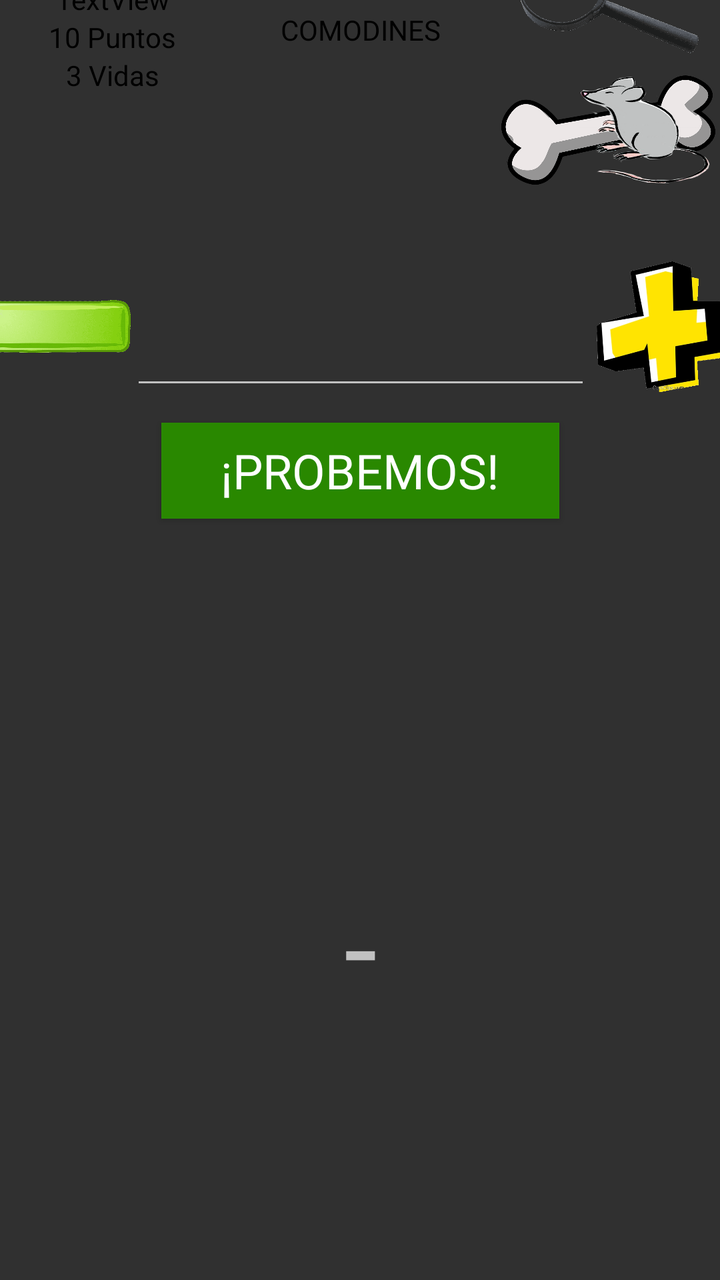
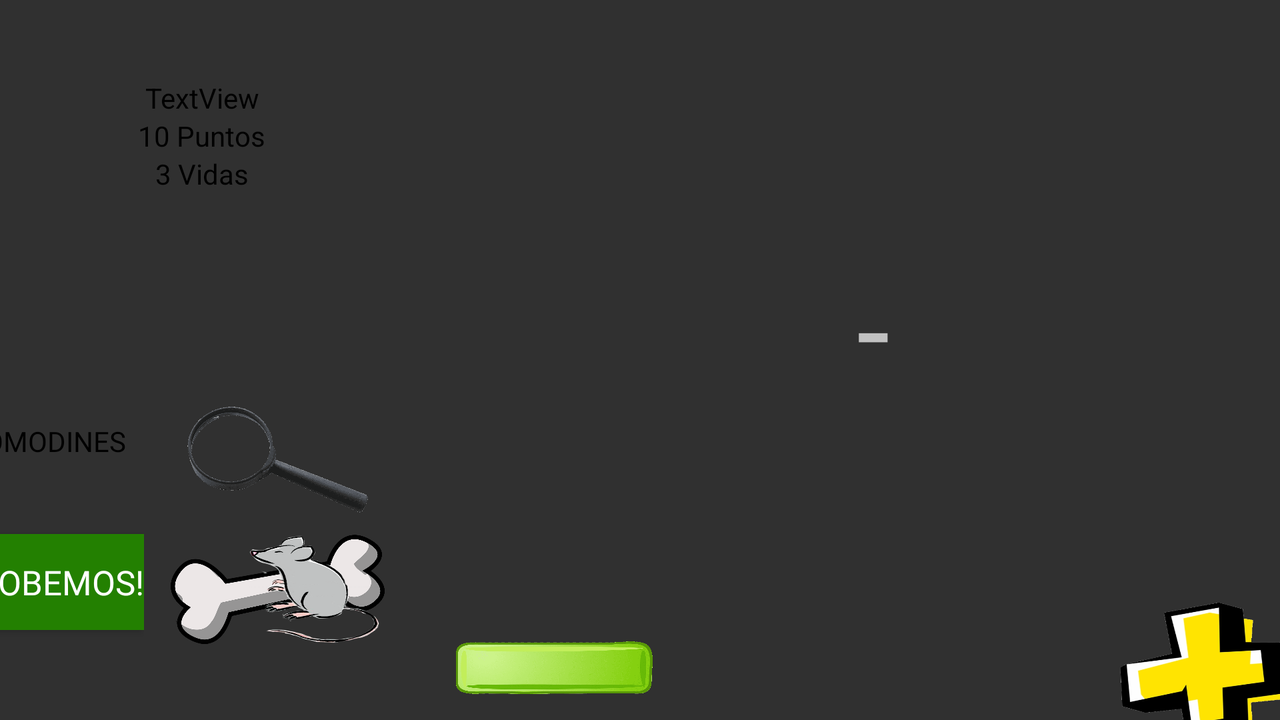

The same Android screen from two of the app's own layout files: first res/layout/ as a phone draws it, then the repository's variant for another configuration, drawn on a device whose configuration selects that folder. Both files follow.
<!-- AndroidManifest.xml: application theme AppTheme -->
<!-- res/layout/activity_game_screen.xml -->
<?xml version="1.0" encoding="utf-8"?>
<androidx.constraintlayout.widget.ConstraintLayout xmlns:android="http://schemas.android.com/apk/res/android"
    xmlns:app="http://schemas.android.com/apk/res-auto"
    xmlns:tools="http://schemas.android.com/tools"
    android:id="@+id/root_layout"
    android:background="@drawable/gradient_animation"
    android:layout_width="match_parent"
    android:layout_height="match_parent"
    tools:context=".GameScreen">


    <LinearLayout
        android:layout_width="382dp"
        android:layout_height="715dp"
        android:layout_margin="30dp"
        android:background="#00FFFFFF"
        android:orientation="vertical"
        app:layout_constraintBottom_toBottomOf="parent"
        app:layout_constraintEnd_toEndOf="parent"
        app:layout_constraintStart_toStartOf="parent"
        app:layout_constraintTop_toTopOf="parent">

        <LinearLayout
            android:layout_width="match_parent"
            android:layout_height="141dp"
            android:orientation="horizontal">

            <LinearLayout
                android:layout_width="134dp"
                android:layout_height="match_parent"
                android:gravity="center"
                android:orientation="vertical">

                <TextView
                    android:id="@+id/textViewNombre"
                    android:layout_width="match_parent"
                    android:layout_height="wrap_content"
                    android:text="TextView"
                    android:textAlignment="center"
                    android:textColor="#000000" />

                <TextView
                    android:id="@+id/textViewPoints"
                    android:layout_width="wrap_content"
                    android:layout_height="wrap_content"
                    android:textColor="#000000"
                    tools:text="10 Puntos" />

                <TextView
                    android:id="@+id/textViewLives"
                    android:layout_width="wrap_content"
                    android:layout_height="wrap_content"
                    android:textColor="#000000"
                    tools:text="3 Vidas" />

                <ImageButton
                    android:id="@+id/imageButtonCorazones"
                    android:layout_width="match_parent"
                    android:layout_height="30dp"
                    android:background="#00FFFFFF"
                    android:scaleType="centerInside"
                    app:srcCompat="@android:drawable/menuitem_background" />

            </LinearLayout>

            <LinearLayout
                android:layout_width="248dp"
                android:layout_height="match_parent"
                android:orientation="horizontal">

                <LinearLayout
                    android:layout_width="114dp"
                    android:layout_height="match_parent"
                    android:gravity="center"
                    android:orientation="vertical">

                    <TextView
                        android:id="@+id/textView2"
                        android:layout_width="match_parent"
                        android:layout_height="wrap_content"
                        android:fontFamily="@font/fontdiner_swanky"
                        android:text="COMODINES"
                        android:textAlignment="center"
                        android:textColor="#000000" />

                    <ImageButton
                        android:id="@+id/imageViewComodines"
                        android:layout_width="match_parent"
                        android:layout_height="37dp"
                        android:background="#00FFFFFF"
                        android:scaleType="centerInside"
                        app:srcCompat="?attr/actionBarItemBackground" />

                </LinearLayout>

                <LinearLayout
                    android:layout_width="134dp"
                    android:layout_height="match_parent"
                    android:gravity="center|center_horizontal|center_vertical"
                    android:orientation="vertical">

                    <ImageButton
                        android:id="@+id/imageButtonClarify"
                        android:layout_width="107dp"
                        android:layout_height="63dp"
                        android:background="#00FFFFFF"
                        android:scaleType="centerInside"
                        app:srcCompat="@drawable/reveal" />

                    <ImageButton
                        android:id="@+id/imageButtonNewOne"
                        android:layout_width="107dp"
                        android:layout_height="65dp"
                        android:background="#00FFFFFF"
                        android:scaleType="centerInside"
                        app:srcCompat="@drawable/change" />

                </LinearLayout>
            </LinearLayout>

        </LinearLayout>

        <LinearLayout
            android:layout_width="match_parent"
            android:layout_height="167dp"
            android:gravity="center"
            android:orientation="vertical">

            <LinearLayout
                android:layout_width="match_parent"
                android:layout_height="96dp"
                android:gravity="center"
                android:orientation="horizontal">

                <ImageButton
                    android:id="@+id/imageButtonMinus"
                    android:layout_width="10dp"
                    android:layout_height="39dp"
                    android:layout_weight="1"
                    android:background="@drawable/minus"
                    app:srcCompat="@android:drawable/list_selector_background" />

                <EditText
                    android:id="@+id/resultInput"
                    android:layout_width="230dp"
                    android:layout_height="73dp"
                    android:inputType="number"
                    android:textAlignment="center"
                    android:textColor="#000000"
                    android:textSize="24sp" />

                <ImageButton
                    android:id="@+id/imageButtonPlus"
                    android:layout_width="10dp"
                    android:layout_height="67dp"
                    android:layout_weight="1"
                    android:background="@drawable/plus"
                    app:srcCompat="@android:drawable/list_selector_background" />

            </LinearLayout>

            <Button
                android:id="@+id/buttonTry"
                android:layout_width="199dp"
                android:layout_height="wrap_content"
                android:background="#298800"
                android:fontFamily="@font/fontdiner_swanky"
                android:text="¡PROBEMOS!"
                android:textSize="24sp" />

        </LinearLayout>

        <LinearLayout
            android:layout_width="match_parent"
            android:layout_height="414dp"
            android:gravity="center"
            android:orientation="vertical">

            <ImageButton
                android:id="@+id/textViewA"
                android:layout_width="236dp"
                android:layout_height="145dp"
                android:background="#00FFFFFF"
                android:scaleType="centerInside"
                app:srcCompat="@android:drawable/menuitem_background" />

            <LinearLayout
                android:layout_width="362dp"
                android:layout_height="wrap_content"
                android:gravity="center"
                android:orientation="horizontal">

                <TextView
                    android:id="@+id/textViewShowA"
                    android:layout_width="114dp"
                    android:layout_height="wrap_content"
                    android:layout_weight="1"
                    android:textAlignment="center"
                    android:textSize="60sp" />

                <TextView
                    android:id="@+id/textViewOperator"
                    android:layout_width="114dp"
                    android:layout_height="wrap_content"
                    android:text="-"
                    android:textAlignment="center"
                    android:textSize="60sp" />

                <TextView
                    android:id="@+id/textViewShowB"
                    android:layout_width="114dp"
                    android:layout_height="wrap_content"
                    android:layout_weight="1"
                    android:textAlignment="center"
                    android:textSize="60sp" />
            </LinearLayout>

            <ImageButton
                android:id="@+id/textViewB"
                android:layout_width="240dp"
                android:layout_height="156dp"
                android:background="#00FFFFFF"
                android:scaleType="centerInside"
                app:srcCompat="?attr/actionBarItemBackground" />

        </LinearLayout>

    </LinearLayout>

</androidx.constraintlayout.widget.ConstraintLayout>
<!-- resources referenced by this layout -->
<resources>
  <!-- drawable change: png bitmap (drawable, 186439 bytes) -->
  <!-- drawable minus: png bitmap (drawable, 35392 bytes) -->
  <!-- drawable plus: png bitmap (drawable, 55252 bytes) -->
  <!-- drawable reveal: png bitmap (drawable, 20016 bytes) -->
  <style name="AppTheme" parent="Theme.AppCompat.NoActionBar">
          
          <item name="colorPrimary">@color/colorPrimary</item>
          <item name="colorPrimaryDark">@color/colorTransparent</item>
          <item name="colorAccent">@color/colorAccent</item>
      </style>
  <color name="colorPrimary">#6200EE</color>
  <color name="colorTransparent">#00FFFF</color>
  <color name="colorAccent">#03DAC5</color>
</resources>
<!-- res/layout-land/activity_game_screen.xml (the repository's variant of the layout above) -->
<!-- drawn on the phone turned sideways -->
<?xml version="1.0" encoding="utf-8"?>
<androidx.constraintlayout.widget.ConstraintLayout xmlns:android="http://schemas.android.com/apk/res/android"
    xmlns:app="http://schemas.android.com/apk/res-auto"
    xmlns:tools="http://schemas.android.com/tools"
    android:id="@+id/root_layout"
    android:background="@drawable/gradient_animation"
    android:layout_width="match_parent"
    android:layout_height="match_parent"
    tools:context=".GameScreen">


    <LinearLayout
        android:layout_width="681dp"
        android:layout_height="358dp"
        android:layout_margin="30dp"
        android:background="#00FFFFFF"
        app:layout_constraintBottom_toBottomOf="parent"
        app:layout_constraintEnd_toEndOf="parent"
        app:layout_constraintHorizontal_bias="0.558"
        app:layout_constraintStart_toStartOf="parent"
        app:layout_constraintTop_toTopOf="parent"
        app:layout_constraintVertical_bias="0.0">

        <LinearLayout
            android:layout_width="254dp"
            android:layout_height="match_parent"
            android:orientation="vertical">

            <LinearLayout
                android:layout_width="match_parent"
                android:layout_height="108dp"
                android:gravity="center"
                android:orientation="vertical">

                <TextView
                    android:id="@+id/textViewNombre"
                    android:layout_width="match_parent"
                    android:layout_height="wrap_content"
                    android:text="TextView"
                    android:textAlignment="center"
                    android:textColor="#000000" />

                <TextView
                    android:id="@+id/textViewPoints"
                    android:layout_width="wrap_content"
                    android:layout_height="wrap_content"
                    android:textColor="#000000"
                    tools:text="10 Puntos" />

                <TextView
                    android:id="@+id/textViewLives"
                    android:layout_width="wrap_content"
                    android:layout_height="wrap_content"
                    android:textColor="#000000"
                    tools:text="3 Vidas" />

                <ImageButton
                    android:id="@+id/imageButtonCorazones"
                    android:layout_width="133dp"
                    android:layout_height="32dp"
                    android:background="#00FFFFFF"
                    android:scaleType="centerInside"
                    app:srcCompat="@android:drawable/menuitem_background" />
            </LinearLayout>

            <LinearLayout
                android:layout_width="248dp"
                android:layout_height="match_parent"
                android:orientation="horizontal">

                <LinearLayout
                    android:layout_width="wrap_content"
                    android:layout_height="match_parent"
                    android:gravity="center"
                    android:orientation="vertical">

                    <TextView
                        android:id="@+id/textView2"
                        android:layout_width="match_parent"
                        android:layout_height="wrap_content"
                        android:fontFamily="@font/fontdiner_swanky"
                        android:text="COMODINES"
                        android:textAlignment="center"
                        android:textColor="#000000" />

                    <ImageButton
                        android:id="@+id/imageViewComodines"
                        android:layout_width="match_parent"
                        android:layout_height="37dp"
                        android:background="#00FFFFFF"
                        android:scaleType="centerInside"
                        app:srcCompat="?attr/actionBarItemBackground" />

                    <Button
                        android:id="@+id/buttonTry"
                        android:layout_width="wrap_content"
                        android:layout_height="wrap_content"
                        android:background="#238001"
                        android:fontFamily="@font/fontdiner_swanky"
                        android:text="¡PROBEMOS!"
                        android:textSize="17sp" />

                </LinearLayout>

                <LinearLayout
                    android:layout_width="134dp"
                    android:layout_height="match_parent"
                    android:gravity="center|center_horizontal|center_vertical"
                    android:orientation="vertical">

                    <ImageButton
                        android:id="@+id/imageButtonClarify"
                        android:layout_width="107dp"
                        android:layout_height="63dp"
                        android:background="#00FFFFFF"
                        android:scaleType="centerInside"
                        app:srcCompat="@drawable/reveal" />

                    <ImageButton
                        android:id="@+id/imageButtonNewOne"
                        android:layout_width="107dp"
                        android:layout_height="65dp"
                        android:background="#00FFFFFF"
                        android:scaleType="centerInside"
                        app:srcCompat="@drawable/change" />

                </LinearLayout>
            </LinearLayout>

        </LinearLayout>

        <LinearLayout
            android:layout_width="match_parent"
            android:layout_height="match_parent"
            android:gravity="center"
            android:orientation="vertical">

            <LinearLayout
                android:layout_width="match_parent"
                android:layout_height="250dp"
                android:gravity="center">

                <ImageButton
                    android:id="@+id/textViewA"
                    android:layout_width="154dp"
                    android:layout_height="194dp"
                    android:background="#00FFFFFF"
                    android:scaleType="centerInside"
                    app:srcCompat="@android:drawable/menuitem_background" />

                <LinearLayout
                    android:layout_width="107dp"
                    android:layout_height="216dp"
                    android:gravity="center"
                    android:orientation="vertical">

                    <TextView
                        android:id="@+id/textViewShowA"
                        android:layout_width="114dp"
                        android:layout_height="wrap_content"
                        android:layout_weight="1"
                        android:textAlignment="center"
                        android:textSize="60sp" />

                    <TextView
                        android:id="@+id/textViewOperator"
                        android:layout_width="114dp"
                        android:layout_height="wrap_content"
                        android:text="-"
                        android:textAlignment="center"
                        android:textSize="60sp" />

                    <TextView
                        android:id="@+id/textViewShowB"
                        android:layout_width="114dp"
                        android:layout_height="wrap_content"
                        android:layout_weight="1"
                        android:textAlignment="center"
                        android:textSize="60sp" />
                </LinearLayout>

                <ImageButton
                    android:id="@+id/textViewB"
                    android:layout_width="164dp"
                    android:layout_height="196dp"
                    android:background="#00FFFFFF"
                    android:scaleType="centerInside"
                    app:srcCompat="?attr/actionBarItemBackground" />

            </LinearLayout>

            <LinearLayout
                android:layout_width="match_parent"
                android:layout_height="91dp"
                android:gravity="center"
                android:orientation="horizontal">

                <ImageButton
                    android:id="@+id/imageButtonMinus"
                    android:layout_width="10dp"
                    android:layout_height="39dp"
                    android:layout_weight="1"
                    android:background="@drawable/minus"
                    app:srcCompat="@android:drawable/list_selector_background" />

                <EditText
                    android:id="@+id/resultInput"
                    android:layout_width="230dp"
                    android:layout_height="73dp"
                    android:inputType="number"
                    android:textAlignment="center"
                    android:textColor="#000000"
                    android:textSize="24sp" />

                <ImageButton
                    android:id="@+id/imageButtonPlus"
                    android:layout_width="10dp"
                    android:layout_height="67dp"
                    android:layout_weight="1"
                    android:background="@drawable/plus"
                    app:srcCompat="@android:drawable/list_selector_background" />

            </LinearLayout>

        </LinearLayout>

    </LinearLayout>

</androidx.constraintlayout.widget.ConstraintLayout>
